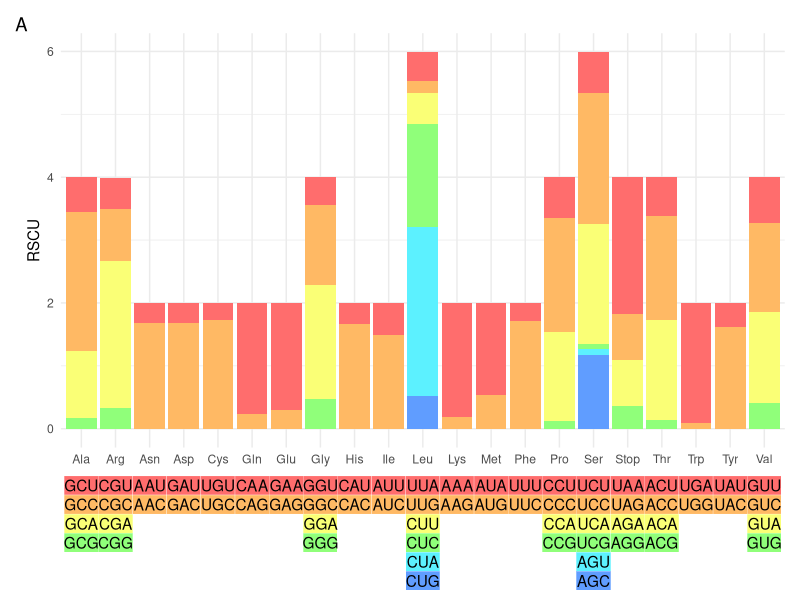
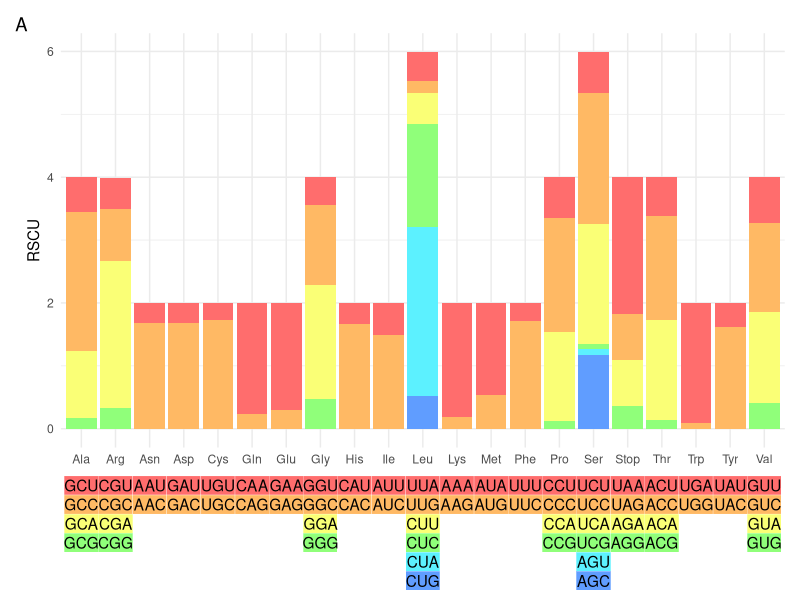

These figures' R source, in order:
# Leonardo Corvalan
# 05/11/2022
# analise RSCU Sporophila
#pacotes
library(readxl)
library(ggplot2)
library(tidyverse) # Tidyverse to manipulate data
library(patchwork) # Patchwork to arrange plot


# paleta de cores
pallet <-c("0" = '#FF6D6D',
           "1" = '#FFB964',
           "2" = '#FAFF76',
           "3" = '#90FF7A',
           "4" = '#5CF1FF',
           "5" = '#609DFF',
           "6" = '#8771FF',
           "7" = '#FF83FF')

###### Sbo
# carregando dados
rscu_Sbo <- read_xlsx('RSCU_Sbo.xlsx')

#ajustando dados para corres

rscu_Sbo$Col=1
rscu_Sbo[rscu_Sbo==0] <- NA
rscu_Sbo<-rscu_Sbo[complete.cases(rscu_Sbo),]
rscu_Sbo
rscu_Sbo=rscu_Sbo %>% group_by(AA) %>% mutate(Col = lag(cumsum(Col), default = 0)) %>% mutate(Col =as.factor(Col))

#summary
summary(rscu_Sbo)
#plotando bar plot
p0=ggplot(data=rscu_Sbo, aes(x=AA, y=RSCU, fill=Col))+geom_bar(stat='identity')+theme_minimal()+theme(axis.title.x=element_blank(),legend.position="void")+
  theme_minimal()+
  xlab('')+
  theme(axis.title.x=element_blank(),legend.position="void")+labs(tag = "A")+
  scale_fill_manual(values = pallet)


#names
p1=ggplot(data=rscu_Sbo)+geom_tile(aes(x=AA, y=fct_rev(Col),fill=Col),col="white")+geom_text(aes(x=AA, y=Col,label=Codon),col="black") +theme_void()+theme(legend.position="none")+
  scale_fill_manual(values = pallet)

#Combine both plots in a single plot
p=p0/p1

#Set plot size. The ratio here is 7:1. The bar plot is 7 times the height of the tile plot
rscu_Sbo_plot=p+plot_layout(heights = c(7, 2))
rscu_Sbo_plot

tiff("rscu_sbo.tiff", units="in", width=12, height=8, res=300)
rscu_Sbo_plot
dev.off()
